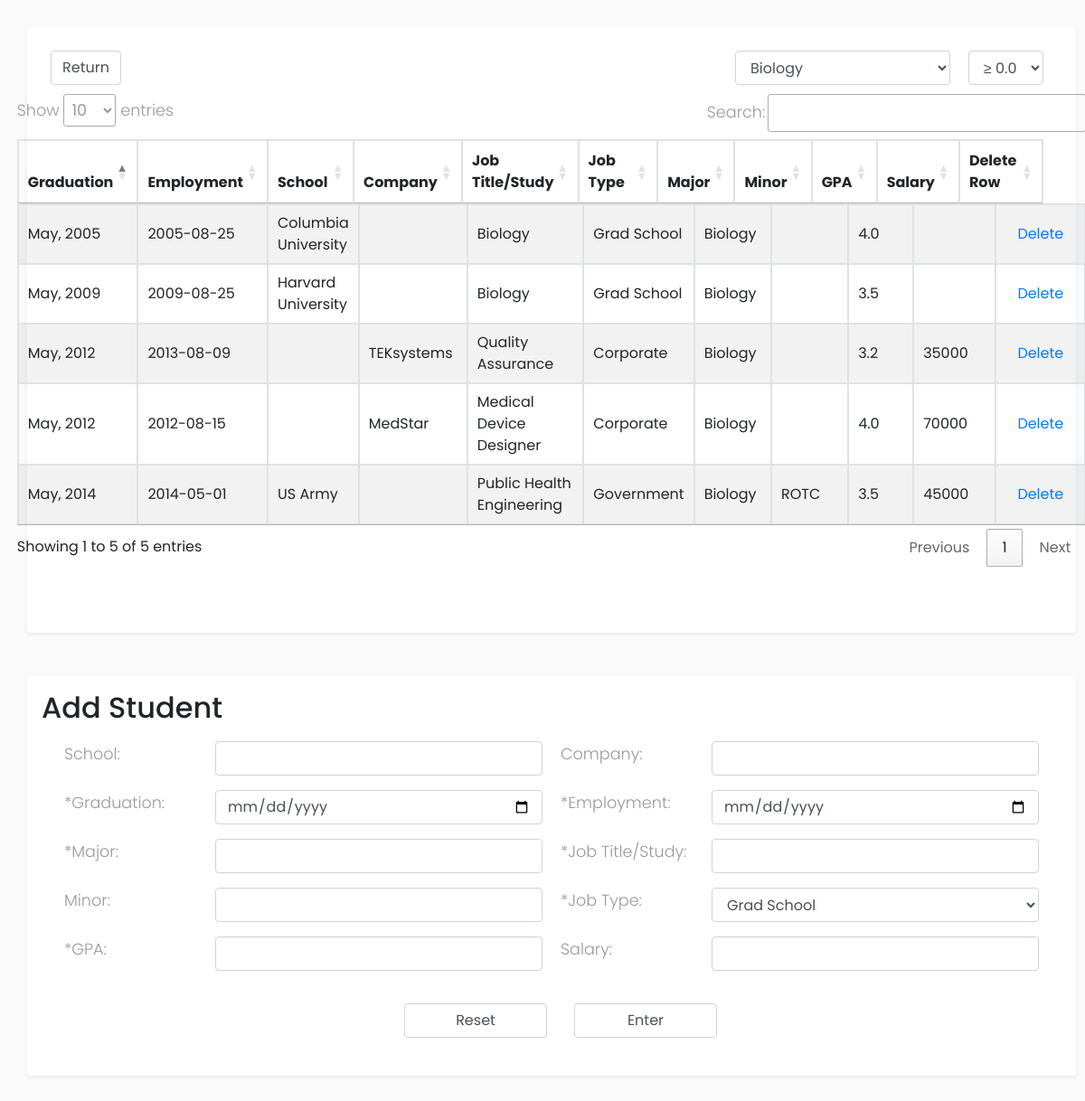
The app's page /edit.php (signed in) with its own data.
### tables this page shows
CREATE TABLE IF NOT EXISTS `studentshiftdb` (
  `StudentID` int(5) UNSIGNED NOT NULL DEFAULT 0,
  `Graduation_Date` varchar(25) DEFAULT NULL,
  `Employment` date DEFAULT NULL,
  `School_Name` varchar(50) DEFAULT NULL,
  `Company_Name` varchar(50) DEFAULT NULL,
  `Job_Title_Area_of_Study` varchar(50) DEFAULT NULL,
  `Job_Type` varchar(50) DEFAULT NULL,
  `Major` varchar(50) DEFAULT NULL,
  `Minor` varchar(50) DEFAULT NULL,
  `GPA` decimal(2,1) DEFAULT NULL,
  `Salary` int(11) DEFAULT NULL,
  PRIMARY KEY (`StudentID`)
);

### db.php (called while the page is built, shortened)
<?php
include "functions.php";
class Database {
    private static $instance;
    public $connection = false;
    private function __construct($host = "localhost",$user = "root",$password = "",$dbName = "StudentShift") {
        $this->connection = new mysqli($host,$user,$password,$dbName);
    }
    public static function getInstance() {
        if (empty(self::$instance)) {
            self::$instance = new Database();
        }
        return self::$instance;
    }
    public function getUniqueMajors() {
        $query = "SELECT DISTINCT Major FROM StudentShiftDB";
        if (!$this->connection->query($query)) {
            exit("Error message: " . $this->connection->error);
        }
        $stmt = $this->connection->prepare($query);
        $stmt->execute();
        $result = $stmt->get_result();
        $column = array();
        while($row = $result->fetch_assoc()) {
            if (strpos($row['Major'],'/') !== false) {
                $strArr = explode($row['Major'],'/');
            } else {
                $column[$row['Major']] = 0;
            }
        }
        $column = array_keys($column);
        sort($column);
        return $column;
    }
    public function getMajorRows($major, $gpa) {
        $query = "SELECT * FROM StudentShiftDB WHERE Major LIKE '%" . $major . "%' AND GPA >= " . $gpa .";";
        $stmt = $this->connection->prepare($query);
        if (!$this->connection->query($query)) {
            logger($query, "INFO");
            exit("Error message: " . $this->connection->error);
        }
        $stmt->execute();
        $result = $stmt->get_result();
        while($row = $result->fetch_assoc()) {
            $rows[] = $row;
        }
        if (isset($rows)) {
            sort($rows);
            return $rows;
        } else {
            return [];
        }
    }
}
?>

### functions.php (called while the page is built, shortened)
<?php
function logger($message, $level, $fileName = __FILE__, $logFile = "StudentShift.log") {
    $date = date('m/d/Y h:i:s a', time());
    $logMessage = "[" . $level . "] " . $date . " " . $fileName . ", " . $message;
    $logMessage .= PHP_EOL;
    return file_put_contents($logFile, $logMessage, FILE_APPEND);
}
?>

### edit_table.php (the view)
<?php
$rows = array();
if ($_SESSION['major'] == 'All')
  $rows = $db->getAllRows($_SESSION['gpa']);
else
  $rows = $db->getMajorRows($_SESSION['major'], $_SESSION['gpa']);
for ($i = 0; $i < sizeof($rows); $i++) {
  echo '<tr id=student_' . $rows[$i]['StudentID'] .'>' . "\n";
  echo '  <td>' . $rows[$i]['Graduation_Date'] . '</td>' . "\n";
  echo '  <td>' . $rows[$i]['Employment'] . '</td>' . "\n";
  echo '  <td>' . $rows[$i]['School_Name'] . '</td>' . "\n";
  echo '  <td>' . $rows[$i]['Company_Name'] . '</td>' . "\n";
  echo '  <td>' . $rows[$i]['Job_Title_Area_of_Study'] . '</td>' . "\n";
  echo '  <td>' . $rows[$i]['Job_Type'] . '</td>' . "\n";
  echo '  <td>' . $rows[$i]['Major'] . '</td>' . "\n";
  echo '  <td>' . $rows[$i]['Minor'] . '</td>' . "\n";
  echo '  <td>' . $rows[$i]['GPA'] . '</td>' . "\n";
  echo '  <td>' . $rows[$i]['Salary'] . '</td>' . "\n";
  echo '  <td><button type="button" class="btn btn-link btn-delete" value="' . $rows[$i]['StudentID'] . '">Delete</button></td>' . "\n";
  echo '</tr>' . "\n";
}
?>

### edit.php (shortened to what this page needs)
<?php
include "db.php";
$db = Database::getInstance();
$majors = $db->getUniqueMajors();
?>
<!DOCTYPE html>
<html>
<head>
  <?php require "header.php"; ?>
</head>
<body>
<div class="wrapper">
  <div class="container-fluid justify-content-center" id="content">
    <div class="shadow-sm p-3 mb-5 bg-white rounded" cellspacing="0" id="edit-container">
      <form action="edit.php" method="post" class="validatedForm" id="edit-form">
        <div class="d-flex justify-content-between" id="button-container">
          <div>
            <input type="button" class="form-control" value="Return" id="return">
          </div>
          <div class="d-flex justify-content-between" id="filters">
            <div>
              <select class="form-control" id="majorSelect" name="major-filter">
                <?php
                  foreach($majors as $val) {
                    if ($val == $_SESSION['major'])
                      echo '<option selected="selected" value="' . $val . '">' . $val . '</option>';
                    else
                      echo '<option value="' . $val . '">' . $val . '</option>';
                  }
                ?>
              </select>
            </div>
            <div>
              <select class="form-control" id="gpaInput" name="gpa-filter">
                <?php
                  $gpa = ['0.0','1.0','2.0','3.0','4.0'];
                  foreach($gpa as $val) {
                    if ($_SESSION['gpa'] == (float) $val)
                      echo '<option selected="selected" value="' . $val .'">≥ ' . $val . '</option>';
                    else
                      echo '<option value="' . $val .'">≥ ' . $val . '</option>';
                  }
                ?>
              </select>
            </div>
          </div>
        </div>
      </form>
      <div class="d-flex justify-content-center" id="table-container">
        <table class="table table-striped table-bordered table-sm" id="dtVerticalScroll">
          <thead>
            <tr>
              <th class="th-sm">Graduation</th>
              <th class="th-sm">Employment</th>
              <th class="th-sm">School</th>
              <th class="th-sm">Company</th>
              <th class="th-sm">Job Title/Study</th>
              <th class="th-sm">Job Type</th>
              <th class="th-sm">Major</th>
              <th class="th-sm">Minor</th>
              <th class="th-sm">GPA</th>
              <th class="th-sm">Salary</th>
              <th class="th-sm">Delete Row</th>
            </tr>
          </thead>
          <tbody>
            <?php include "edit_table.php"; ?>
          </tbody>
        </table>
      </div>
    </div>
    <div class="shadow-sm p-3 mb-5 bg-white rounded" cellspacing="0">
      <div class="d-flex justify-content-center" id="add-container">
        <form action="edit.php" method="post" class="validatedForm">
          <h2>Add Student</h2>
          <div class="container-fluid d-flex "  id="add-form">
            <div class="form-col">
              <div class="form-group d-flex">
                <div class="label-container">
                  <label for="school">School:</label>
                </div>
                <input type="text" class="form-control" name="school">
              </div>
              <div class="form-group d-flex">
                <div class="label-container">
                  <label for="gradDate">*Graduation:</label>
                </div>
                <input type="date" class="form-control" name="gradDate" required>
              </div>
              <div class="form-group d-flex">
                <div class="label-container">
                  <label for="major">*Major:</label>
                </div>
                <input type="text" class="form-control" name="major" required>
              </div>
              <div class="form-group d-flex">
                <div class="label-container">
                  <label for="minor">Minor:</label>
                </div>
                <input type="text" class="form-control" name="minor">
              </div>
              <div class="form-group d-flex">
                <div class="label-container">
                  <label for="gpa">*GPA:</label>
                </div>
                <input type="number" class="form-control" name="gpa" required>
              </div>
            </div>
            <div class="form-col">
              <div class="form-group d-flex">
                <div class="label-container">
                  <label for="company">Company:</label>
                </div>
                <input type="text" class="form-control" name="company">
              </div>
              <div class="form-group d-flex">
                <div class="label-container">
                  <label for="employDate">*Employment:</label>
                </div>
                <input type="date" class="form-control" name="employDate" required>
              </div>
              <div class="form-group d-flex">
                <div class="label-container">
                  <label for="title">*Job Title/Study:</label>
                </div>
                <input type="text" class="form-control" name="title" required>
              </div>
              <div class="form-group d-flex">
                <div class="label-container">
                  <label for="type">*Job Type:</label>
                </div>
                <select class="form-control" name="type">
                  <option selected="selected" value="Grad School">Grad School</option>
                </select>
              </div>
              <div class="form-group d-flex">
                <div class="label-container">
                  <label for="salary">Salary:</label>
                </div>
                <input type="number" class="form-control" name="salary">
              </div>
            </div>
          </div>
          <div class="form-group d-flex justify-content-center" id="add-submit">
            <div class="col-sm-2">
              <input type="reset" class="form-control">
            </div>
            <div class="col-sm-2">
              <input type="submit" name="add" value="Enter" class="form-control">
            </div>
          </div>
        </form>
      </div>
    </div>
  </div>
</div>
</body>
</html>

### header.php (shortened to what this page needs)
<link rel="stylesheet" href="styles/bootstrap.css">
<link rel="stylesheet" href="styles/style.css">
<link rel="stylesheet" href="//cdn.datatables.net/1.10.20/css/jquery.dataTables.min.css">

### styles/style.css (style rules this page uses)
#content { width: 100%; padding: 20px; min-height: 100vh; transition: all 0.3s; }
body { font-family: 'Poppins', sans-serif; background: #fafafa; }
p, label { font-family: 'Poppins', sans-serif; font-size: 1.1em; font-weight: 300; line-height: 1.7em; color: #999; }
.wrapper { display: flex; width: 100%; align-items: stretch; }

### edit.php (style rules this page uses)
.wrapper { margin: 10px; }
table { width: "100%"; }
table thead th { font-weight: normal; }
.label-container { width: 250px; }
.form-col { padding: 10px; }
#content { min-height: 100vh; padding: 20px; }
#edit-container { width: 100%; }
#button-container { padding: 10px; }
#filters div { padding-left: 10px; padding-right: 10px; }
#table-container { height: 580px; }
#add-container { align-items: center; }
#add-submit input { margin: 10px; }
table.dataTable thead .sorting:after, table.dataTable thead .sorting:before, table.dataTable thead .sorting_asc:after, table.dataTable thead .sorting_asc:before, table.dataTable thead .sorting_asc_disabled:after, table.dataTable thead .sorting_asc_disabled:before, table.dataTable thead .sorting_desc:after, table.dataTable thead .sorting_desc:before, table.dataTable thead .sorting_desc_disabled:after, table.dataTable thead .sorting_desc_disabled:before { bottom: .5em; }

### records on screen
studentshiftdb: Graduation_Date "May, 2014", Employment "2014-05-01", School_Name "US Army", Job_Title_Area_of_Study "Public Health Engineering", Job_Type "Government", Major "Biology", Minor "ROTC", GPA "3.5", Salary "45000", $rows[$i]['StudentID'] 20 (drawn)
studentshiftdb: Graduation_Date "May, 2009", Employment "2009-08-25", School_Name "Harvard University", Job_Title_Area_of_Study "Biology", Job_Type "Grad School", Major "Biology", GPA "3.5", $rows[$i]['StudentID'] 61 (drawn)
studentshiftdb: Graduation_Date "May, 2005", Employment "2005-08-25", School_Name "Columbia University", Job_Title_Area_of_Study "Biology", Job_Type "Grad School", Major "Biology", GPA "4.0", $rows[$i]['StudentID'] 79 (drawn)
studentshiftdb: Graduation_Date "May, 2012", Employment "2013-08-09", Company_Name "TEKsystems", Job_Title_Area_of_Study "Quality Assurance", Job_Type "Corporate", Major "Biology", GPA "3.2", Salary "35000", $rows[$i]['StudentID'] 105 (drawn)
studentshiftdb: Graduation_Date "May, 2012", Employment "2012-08-15", Company_Name "MedStar", Job_Title_Area_of_Study "Medical Device Designer", Job_Type "Corporate", Major "Biology", GPA "4.0", Salary "70000", $rows[$i]['StudentID'] 123 (drawn)

### other values on screen
form field major-filter "Biology"
